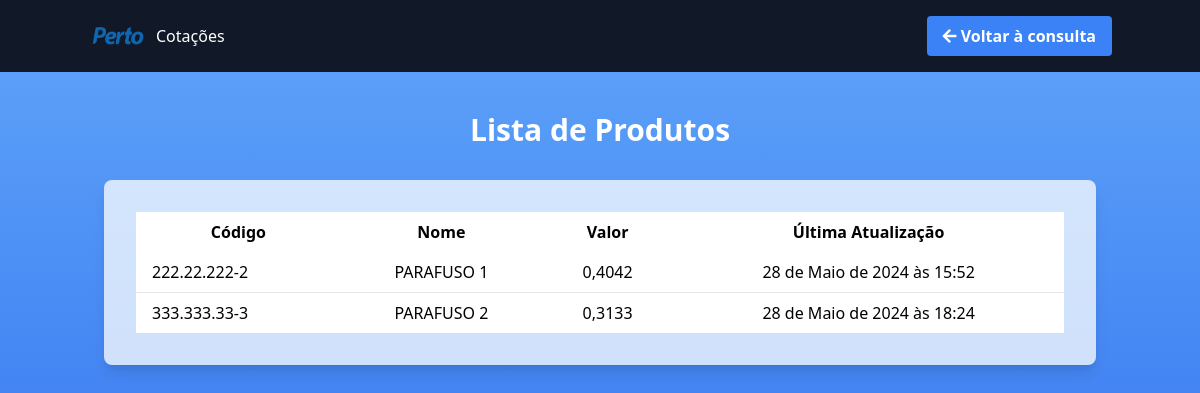
Page /produtos/listar/ on the earlier database version.
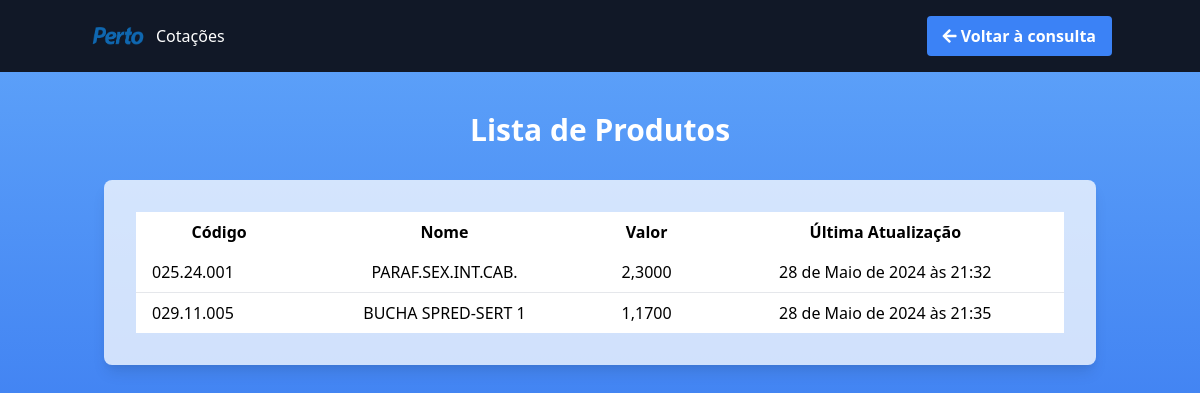
Same page on the later database version.
### produtos/models.py (models this page shows, shortened)
class Produto(models.Model):
    codigo = models.CharField(max_length=20)
    nome = models.CharField(max_length=100)
    descricao_longa = models.TextField()
    valor = models.DecimalField(max_digits=10, decimal_places=4)
    data_ultima_atualizacao = models.DateTimeField(auto_now=True)
    cotacao_efetivada = models.BooleanField(default=False)
    data_efetivacao = models.DateField(null=True, blank=True)
    codigo_fusofix = models.CharField(max_length=20, null=True, blank=True)

### produtos/views.py (the view)
# urls.py: path('listar/', views.listar_produtos, name='listar_produtos'),  # Nova URL para listar produtos
def listar_produtos(request):
    produtos = Produto.objects.all()
    return render(request, 'produtos/listar_produtos.html', {'produtos': produtos})

### produtos/templates/produtos/listar_produtos.html (shortened to what this page needs)
{% load static %}
<!DOCTYPE html>
<html>
<head>
    <link rel="stylesheet" href="https://cdnjs.cloudflare.com/ajax/libs/font-awesome/5.15.4/css/all.min.css">
    <link href="https://cdn.jsdelivr.net/npm/tailwindcss@2.2.19/dist/tailwind.min.css" rel="stylesheet">
</head>
<body class="bg-gradient-to-b from-blue-400 to-blue-600 min-h-screen flex flex-col">
    <nav class="bg-gray-900 text-white">
        <div class="container mx-auto py-4 flex items-center justify-between">
            <a class="navbar-brand flex items-center" href="{% url 'consultar_produto' %}">
                <img src="{% static 'bootstrap/css/logo-perto.png' %}" alt="Logo" width="60" height="34" class="mr-2">
                <span>Cotações</span>
            </a>
            <a href="{% url 'consultar_produto' %}" class="text-white font-bold py-2 px-4 rounded bg-blue-500 hover:bg-blue-700">
                <i class="fas fa-arrow-left"></i> Voltar à consulta
            </a>
        </div>
    </nav>
    <div class="container mx-auto py-10 px-4 flex-grow">
        <h1 class="text-3xl font-bold mb-8 text-white text-center">Lista de Produtos</h1>
        <div class="bg-white bg-opacity-75 p-8 rounded-lg shadow-lg">
            <table class="min-w-full bg-white">
                <thead>
                    <tr>
                        <th class="py-2 px-4">Código</th>
                        <th class="py-2 px-4">Nome</th>
                        <th class="py-2 px-4">Valor</th>
                        <th class="py-2 px-4">Última Atualização</th>
                    </tr>
                </thead>
                <tbody class="divide-y divide-cyan-600 text-center">
                    {% for produto in produtos %}
                    <tr class="hover:bg-gray-200 cursor-pointer" onclick="openModal('{{ produto.codigo }}')">
                        <td class="py-2 px-4 text-left">{{ produto.codigo }}</td>
                        <td class="py-2 px-4">{{ produto.nome }}</td>
                        <td class="py-2 px-4">{{ produto.valor }}</td>
                        <td class="py-2 px-4">{{ produto.data_ultima_atualizacao }}</td>
                    </tr>
                    {% endfor %}
                </tbody>
            </table>
        </div>
    </div>
</body>
</html>

Differences in the rows shown:
removed Produto: codigo "222.22.222-2", nome "PARAFUSO 1", valor "0,4042", data_ultima_atualizacao "28 de Maio de 2024 às 15:52"
removed Produto: codigo "333.333.33-3", nome "PARAFUSO 2", valor "0,3133", data_ultima_atualizacao "28 de Maio de 2024 às 18:24"
added Produto: codigo "025.24.001", nome "PARAF.SEX.INT.CAB.", valor "2,3000", data_ultima_atualizacao "28 de Maio de 2024 às 21:32"
added Produto: codigo "029.11.005", nome "BUCHA SPRED-SERT 1", valor "1,1700", data_ultima_atualizacao "28 de Maio de 2024 às 21:35"
